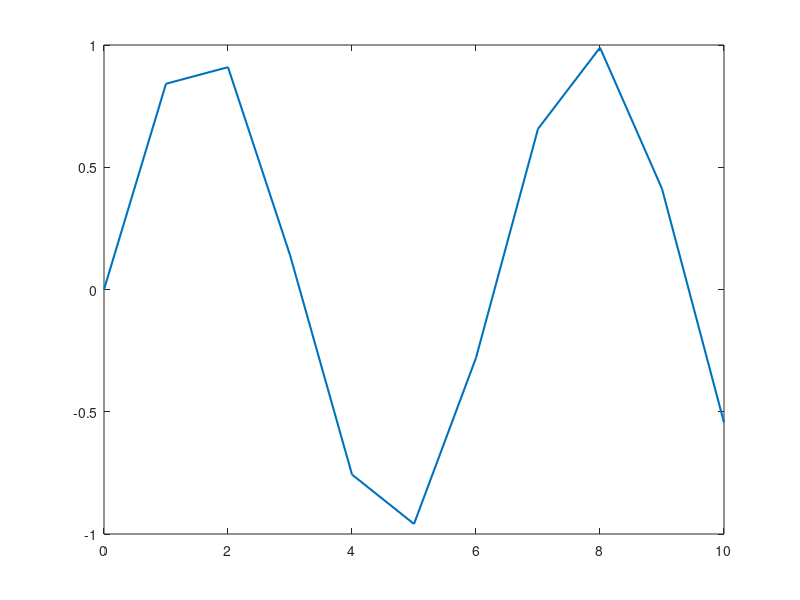
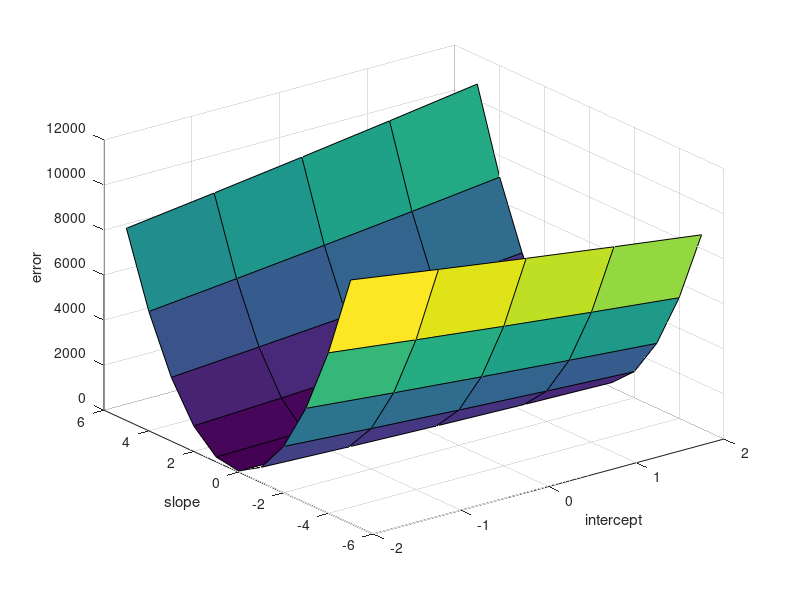
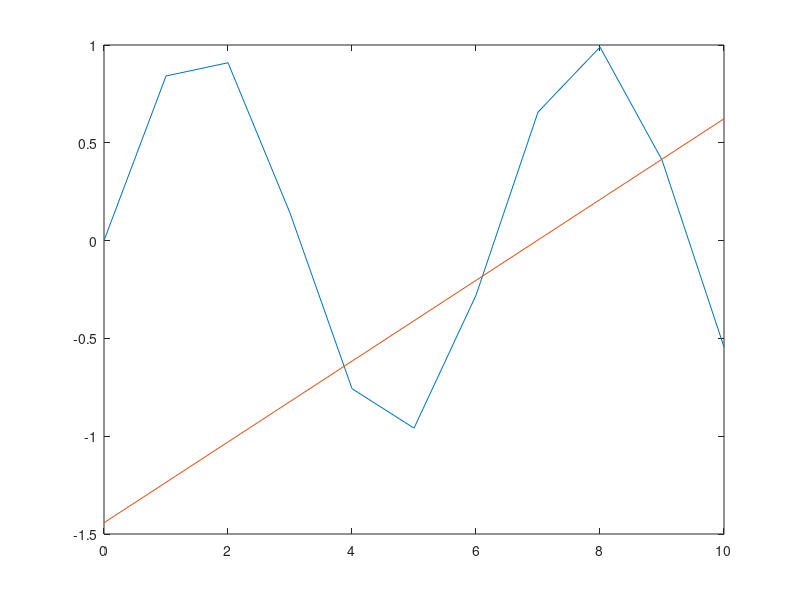

These figures' MATLAB source, in order:
tic
sig=2;
mu=20;
weight=0:1:10;
height=sig*randn(1,length(weight))+mu; 
height=9*weight+3;
height=sin(weight);
plot(weight,height,"linewidth",1.5)
slope=-5:1:5;
intercept=-2:1:2;
error1=zeros(length(slope),length(intercept)); %to store mean squared errors
for i=1:length(slope)
    for j=1:length(intercept)
        predop=weight*slope(i)+intercept(j);
        error=0;
        hold on
        for k=1:length(predop)
            error=error+(height(k)-predop(k))^2;
        end
        error1(i,j)=error;
    end
end
error1;
figure
[X,Y]=meshgrid(intercept,slope);
 surf(X,Y,error1);
 xlabel("intercept")
 ylabel("slope")
 zlabel("error")
 
 %gradient descent
 niter=1000;
 steps=-inf;
 stepi=-inf;
 lrs=0.0009;  %learning rate for calculating grad wrt slope
 lri=0.00063;   %learning rate for calculating grad wrt intercept
 iter=0;
 k=slope(1);  %starting from inital value of slope
 l=intercept(1); %starting from inital value of intercept
 while(steps<=-0.01 && iter<=niter && stepi<=-0.01)  %terminating conditions
     gradients=0;  %gradient wrt slope
     gradienti=0;  %gradient wrt intercept
     for i=1:length(weight)
         gradients=gradients+(-2*(height(i)-(weight(i)*k+l))*weight(i));
     end
     
     for i=1:length(weight)
         gradienti=gradienti+(-2*(height(i)-(weight(i)*k+l)));
     end
%      gradients
    if(steps<=-0.01)
     steps=gradients*lrs;
    end
    if(stepi<=-0.01)
     stepi=gradienti*lri;
    end
     k=k-steps;
     l=l-stepi;
     iter=iter+1;
 end
 predslope=k
 predintercept=l
 iter
 figure
 plot(weight,height)
 hold on
 plot(weight,weight*predslope+predintercept)
 %next 10 predicted values
 new=11:1:21;
 new*predslope+predintercept
 toc
     